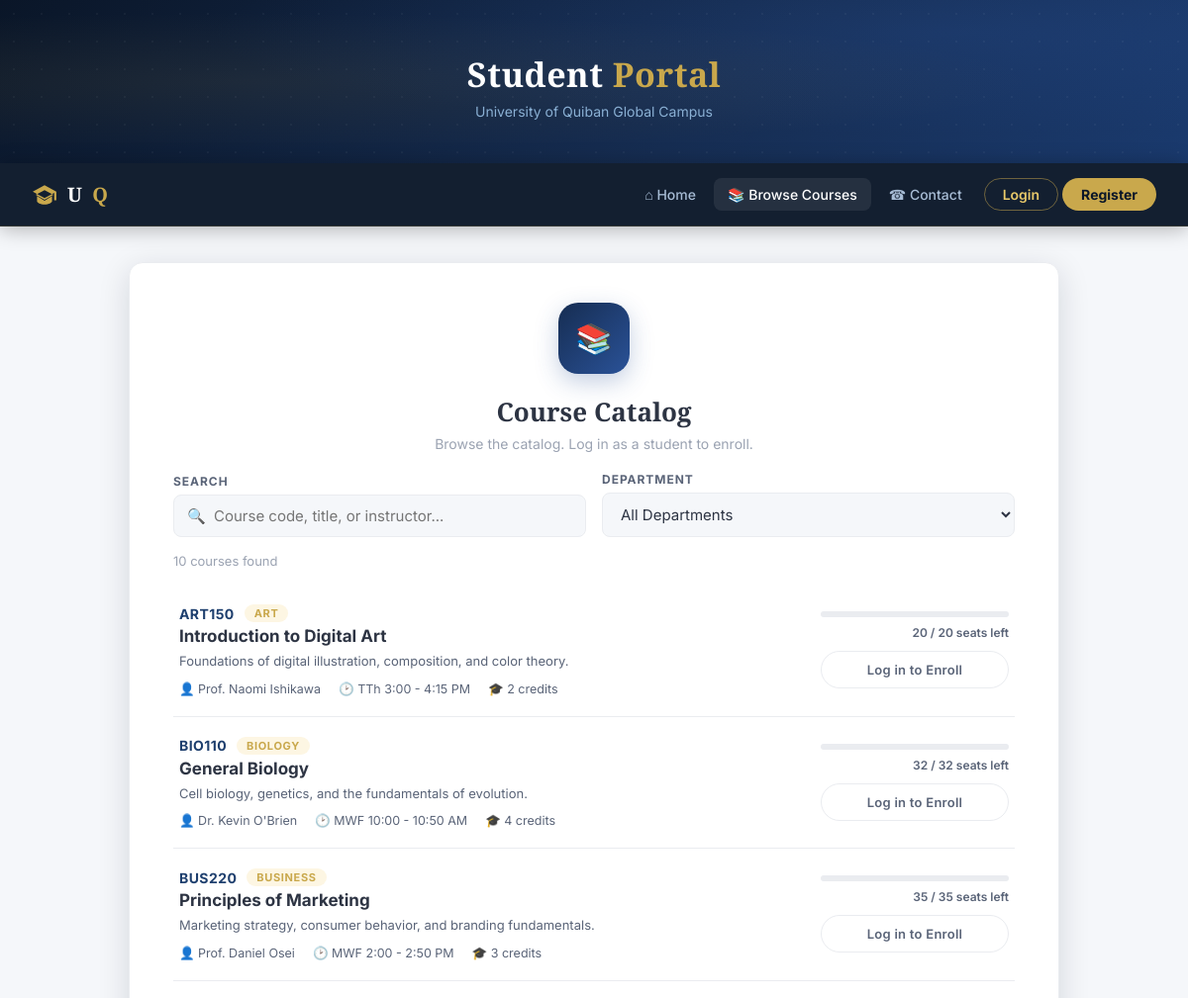
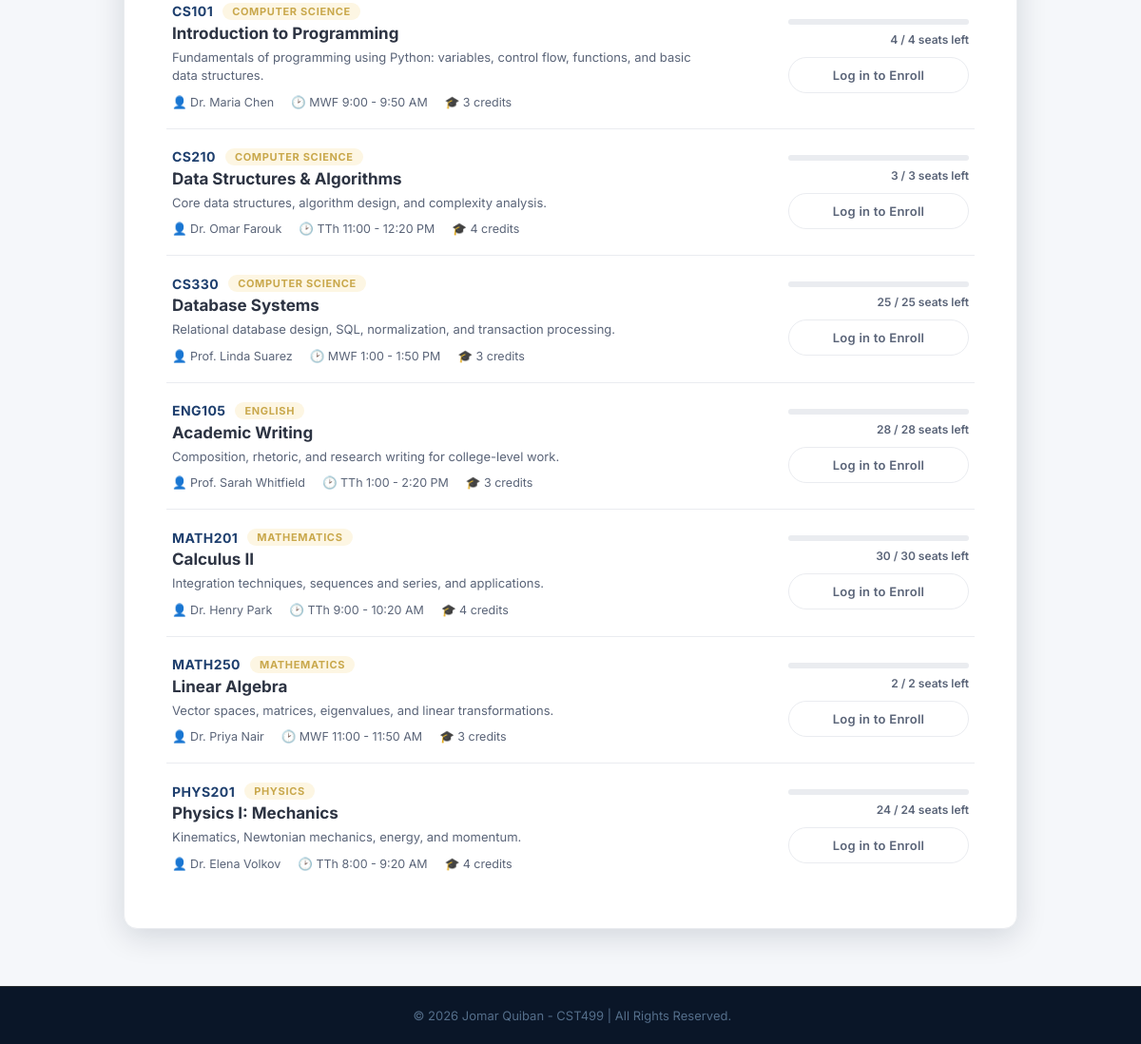
/courses.php, run on the app's committed database (2 pictures, top to bottom).
### tables this page shows
CREATE TABLE IF NOT EXISTS courses (
    id          INT           NOT NULL AUTO_INCREMENT,
    code        VARCHAR(20)   NOT NULL UNIQUE,         
    title       VARCHAR(150)  NOT NULL,
    description TEXT,
    department  VARCHAR(80)   NOT NULL,
    instructor  VARCHAR(120)  NOT NULL,
    credits     INT           NOT NULL DEFAULT 3,
    capacity    INT           NOT NULL DEFAULT 30,
    schedule    VARCHAR(100),                            
    created_at  TIMESTAMP     DEFAULT CURRENT_TIMESTAMP,
    PRIMARY KEY (id)
);

### courses.php (the view, shortened to what this page needs)
<?php
$conn = Database::getConnection();
$isLoggedIn = isset($_SESSION['username']);
$isStudent  = $isLoggedIn && $_SESSION['role'] === 'student';
$courses = $conn->query("SELECT c.*, (SELECT COUNT(*) FROM enrollments e WHERE e.course_id = c.id) AS taken
                          FROM courses c ORDER BY c.department, c.code")->fetch_all(MYSQLI_ASSOC);
$enrolledIds = [];
?>
<!DOCTYPE html>
<html lang="en">
<head>
</head>
<body>
<?php require 'master.php'; ?>
<div class="page-content">
<div class="container" style="max-width:980px; margin:0 auto; padding:0 20px;">
<div class="ep-card">
    <div class="text-center" style="margin-bottom:8px;">
        <div class="auth-icon-wrap">&#128218;</div>
        <h2 style="font-size:26px; margin-bottom:6px;">Course Catalog</h2>
        <p class="text-muted" style="margin-bottom:20px;">
            <?= $isStudent ? 'Search and enroll in open courses below.' : ($isLoggedIn ? 'Browse the catalog. Only students can enroll in courses.' : 'Browse the catalog. Log in as a student to enroll.') ?>
        </p>
    </div>
    <div class="row-2col mb-4" style="align-items:end;">
        <div class="ep-form-group" style="margin-bottom:0;">
            <label class="ep-label" for="searchBox">Search</label>
            <div class="ep-input-wrap">
                <input class="ep-input" type="text" id="searchBox" placeholder="Course code, title, or instructor...">
                <span class="ep-input-icon">&#128269;</span>
            </div>
        </div>
        <div class="ep-form-group" style="margin-bottom:0;">
            <label class="ep-label" for="deptFilter">Department</label>
            <div class="ep-input-wrap">
                <select class="ep-input no-icon" id="deptFilter">
                    <option value="">All Departments</option>
                </select>
            </div>
        </div>
    </div>
    <p class="text-muted" id="resultCount" style="margin-bottom:16px; font-size:13px;"></p>
    <div id="courseList">
        <?php foreach ($courses as $c):
            $seatsLeft = $c['capacity'] - $c['taken'];
            $isFull    = $seatsLeft <= 0;
            $isEnrolled = in_array((int)$c['id'], $enrolledIds, true);
            $pctFull   = $c['capacity'] > 0 ? min(100, round(($c['taken'] / $c['capacity']) * 100)) : 100;
        ?>
        <div class="course-card"
             data-search="<?= htmlspecialchars(strtolower($c['code'].' '.$c['title'].' '.$c['instructor'])) ?>"
             data-dept="<?= htmlspecialchars($c['department']) ?>"
             id="course-<?= (int)$c['id'] ?>">
            <div class="course-card-main">
                <div class="course-card-head">
                    <span class="course-code"><?= htmlspecialchars($c['code']) ?></span>
                    <span class="course-dept-tag"><?= htmlspecialchars($c['department']) ?></span>
                </div>
                <h4 class="course-title"><?= htmlspecialchars($c['title']) ?></h4>
                <p class="course-desc"><?= htmlspecialchars($c['description']) ?></p>
                <div class="course-meta">
                    <span>&#128100; <?= htmlspecialchars($c['instructor']) ?></span>
                    <span>&#128337; <?= htmlspecialchars($c['schedule']) ?></span>
                    <span>&#127891; <?= (int)$c['credits'] ?> credits</span>
                </div>
            </div>
            <div class="course-card-side">
                <div class="seat-bar-wrap">
                    <div class="seat-bar"><div class="seat-bar-fill" style="width:<?= $pctFull ?>%;"></div></div>
                    <span class="seat-count" id="seats-<?= (int)$c['id'] ?>">
                        <?= $isFull ? 'Full' : $seatsLeft . ' / ' . (int)$c['capacity'] . ' seats left' ?>
                    </span>
                </div>
                <?php if (!$isLoggedIn): ?>
                    <a href="login.php" class="ep-btn ep-btn-outline enroll-btn">Log in to Enroll</a>
                <?php elseif (!$isStudent): ?>
                    <span class="ep-btn ep-btn-outline enroll-btn" style="opacity:.5; cursor:default;">Admin View</span>
                <?php elseif ($isEnrolled): ?>
                    <button class="ep-btn ep-btn-danger enroll-btn" data-course="<?= (int)$c['id'] ?>" data-action="drop">&#10006; Drop</button>
                <?php elseif ($isFull): ?>
                    <span class="ep-btn ep-btn-outline enroll-btn" style="opacity:.5; cursor:default;">Full</span>
                <?php else: ?>
                    <button class="ep-btn ep-btn-primary enroll-btn" data-course="<?= (int)$c['id'] ?>" data-action="enroll">&#10003; Enroll</button>
                <?php endif; ?>
            </div>
        </div>
        <?php endforeach; ?>
    </div>
</div>
</div>
</div>
<?php require 'footer.php'; ?>
</body>
</html>

### master.php (shortened to what this page needs)
<?php
$isLoggedIn  = isset($_SESSION['username']);
$isAdmin     = $isLoggedIn && $_SESSION['role'] === 'admin';
$currentPage = basename($_SERVER['PHP_SELF']);
function navActive($page, $current) {
    return $page === $current ? 'active' : '';
}
?>
<link rel="stylesheet" href="style.css">
<div class="ep-hero">
    <div class="ep-hero-inner container">
        <h1>Student <span class="accent">Portal</span></h1>
        <?php if ($isLoggedIn): ?>
            <p class="hero-sub">
                Welcome back, <strong><?= htmlspecialchars($_SESSION['firstName'] . ' ' . $_SESSION['lastName']) ?></strong>
                &nbsp;&mdash;&nbsp; <?= $isAdmin ? 'Role: <strong>Administrator</strong>' : 'Student ID: <strong>' . htmlspecialchars($_SESSION['studentId']) . '</strong>' ?>
            </p>
        <?php else: ?>
            <p class="hero-sub">University of Quiban Global Campus</p>
        <?php endif; ?>
    </div>
</div>
<nav class="ep-navbar">
    <a href="index.php" class="brand">
        <svg viewBox="0 0 24 24" xmlns="http://www.w3.org/2000/svg">
            <path d="M12 3L1 9l11 6 9-4.91V17h2V9L12 3zm0 13.5L3.74 12 12 7.5 20.26 12 12 16.5zM5 13.18v4.72c0 1.1 3.13 3.1 7 3.1s7-2 7-3.1v-4.72L12 17.5 5 13.18z"/>
        </svg>
        U<span>Q</span>
    </a>
    <ul class="ep-nav-links" id="navLinks">
        <li><a href="index.php"   class="<?= navActive('index.php',   $currentPage) ?>">&#8962; Home</a></li>
        <li><a href="courses.php" class="<?= navActive('courses.php', $currentPage) ?>">&#128218; Browse Courses</a></li>
        <li><a href="contact.php" class="<?= navActive('contact.php', $currentPage) ?>">&#9742; Contact</a></li>
        <?php if ($isLoggedIn): ?>
        <li><a href="profile.php" class="<?= navActive('profile.php', $currentPage) ?>"> &#128100; My Profile</a></li>
        <li class="nav-logout"><a href="logout.php">&#10006; Logout</a></li>
        <?php else: ?>
        <li><a href="login.php"        class="nav-btn nav-btn-outline <?= navActive('login.php',        $currentPage) ?>">Login</a></li>
        <li><a href="registration.php" class="nav-btn nav-btn-solid   <?= navActive('registration.php', $currentPage) ?>">Register</a></li>
        <?php endif; ?>
    </ul>
</nav>

### footer.php (shortened to what this page needs)
<footer class="ep-footer">
    <div class="container">
        &nbsp;&copy; <?= date('Y')?> Jomar Quiban - CST499 | All Rights Reserved.
    </div>
</footer>

### courses.php (style rules this page uses)
.course-card { display: flex; justify-content: space-between; align-items: center; gap: 24px; padding: 20px 6px; border-bottom: 1px solid var(--grey-200); }
.course-card:last-child { border-bottom: none; }
.course-card-main { flex: 1; min-width: 0; }
.course-card-head { display: flex; align-items: center; gap: 10px; margin-bottom: 4px; }
.course-code { font-weight: 700; color: var(--navy-600); font-size: 14px; letter-spacing: .03em; }
.course-dept-tag { font-size: 11px; font-weight: 700; text-transform: uppercase; letter-spacing: .06em; color: var(--gold); background: var(--gold-pale); padding: 2px 10px; border-radius: 50px; }
.course-title { font-family: 'Inter', sans-serif; font-size: 17px; font-weight: 700; color: var(--grey-800); margin-bottom: 6px; }
.course-desc { font-size: 13px; color: var(--grey-600); line-height: 1.5; margin-bottom: 10px; max-width: 560px; }
.course-meta { display: flex; gap: 18px; flex-wrap: wrap; font-size: 12.5px; color: var(--grey-600); }
.course-card-side { display: flex; flex-direction: column; align-items: flex-end; gap: 10px; flex-shrink: 0; width: 190px; }
.seat-bar-wrap { width: 100%; text-align: right; }
.seat-bar { width: 100%; height: 6px; background: var(--grey-200); border-radius: 4px; overflow: hidden; margin-bottom: 5px; }
.seat-count { font-size: 12px; color: var(--grey-600); font-weight: 600; }
.enroll-btn { width: 100%; padding: 10px 16px; font-size: 13px; }

### data on the page
courses: code "ART150", department "ART", title "Introduction to Digital Art", description "Foundations of digital illustration, composition, and color theory.", instructor "Prof. Naomi Ishikawa", schedule "TTh 3:00 - 4:15 PM", credits "2", capacity "20"
courses: code "BIO110", department "BIOLOGY", title "General Biology", description "Cell biology, genetics, and the fundamentals of evolution.", instructor "Dr. Kevin O'Brien", schedule "MWF 10:00 - 10:50 AM", credits "4", capacity "32"
courses: code "BUS220", department "BUSINESS", title "Principles of Marketing", description "Marketing strategy, consumer behavior, and branding fundamentals.", instructor "Prof. Daniel Osei", schedule "MWF 2:00 - 2:50 PM", credits "3", capacity "35"
courses: code "CS101", department "COMPUTER SCIENCE", title "Introduction to Programming", description "Fundamentals of programming using Python: variables, control flow, functions, and basic data structures.", instructor "Dr. Maria Chen", schedule "MWF 9:00 - 9:50 AM", credits "3", capacity "4"
courses: code "CS210", department "COMPUTER SCIENCE", title "Data Structures & Algorithms", description "Core data structures, algorithm design, and complexity analysis.", instructor "Dr. Omar Farouk", schedule "TTh 11:00 - 12:20 PM", credits "4", capacity "3"
courses: code "CS330", department "COMPUTER SCIENCE", title "Database Systems", description "Relational database design, SQL, normalization, and transaction processing.", instructor "Prof. Linda Suarez", schedule "MWF 1:00 - 1:50 PM", credits "3", capacity "25"
courses: code "ENG105", department "ENGLISH", title "Academic Writing", description "Composition, rhetoric, and research writing for college-level work.", instructor "Prof. Sarah Whitfield", schedule "TTh 1:00 - 2:20 PM", credits "3", capacity "28"
courses: code "MATH201", department "MATHEMATICS", title "Calculus II", description "Integration techniques, sequences and series, and applications.", instructor "Dr. Henry Park", schedule "TTh 9:00 - 10:20 AM", credits "4", capacity "30"
courses: code "MATH250", department "MATHEMATICS", title "Linear Algebra", description "Vector spaces, matrices, eigenvalues, and linear transformations.", instructor "Dr. Priya Nair", schedule "MWF 11:00 - 11:50 AM", credits "3", capacity "2"
courses: code "PHYS201", department "PHYSICS", title "Physics I: Mechanics", description "Kinematics, Newtonian mechanics, energy, and momentum.", instructor "Dr. Elena Volkov", schedule "TTh 8:00 - 9:20 AM", credits "4", capacity "24"
